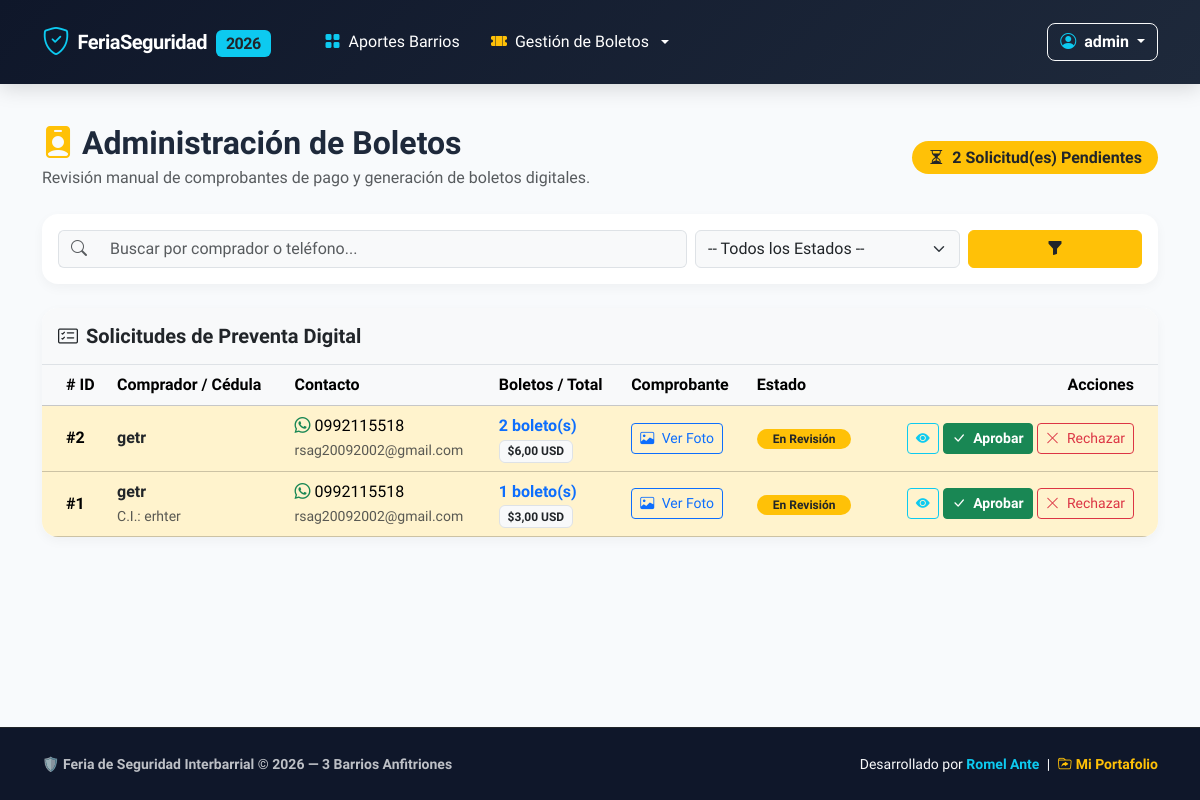
/admin-boletos/ (signed in), run on the app's committed database.
### feria/models.py (models this page shows, shortened)
class SolicitudBoleto(models.Model):
    ESTADO_CHOICES = [
        ('pendiente', 'En Revisión (Comprobante Subido)'),
        ('confirmado', 'Aprobado / Confirmado'),
        ('rechazado', 'Rechazado'),
    ]
    nombre_comprador = models.CharField(max_length=150, verbose_name="Nombre Completo")
    cedula = models.CharField(max_length=20, verbose_name="Cédula / Identificación", blank=True, default='')
    telefono = models.CharField(max_length=50, verbose_name="Teléfono WhatsApp")
    email = models.EmailField(blank=True, verbose_name="Correo Electrónico")
    cantidad = models.PositiveIntegerField(default=1, verbose_name="Cantidad de Boletos")
    precio_unitario = models.DecimalField(max_digits=6, decimal_places=2, default=3.00, verbose_name="Precio Unitario ($)")
    total = models.DecimalField(max_digits=8, decimal_places=2, verbose_name="Total ($)")
    comprobante = models.ImageField(upload_to='comprobantes/', verbose_name="Comprobante de Pago")
    numero_comprobante = models.CharField(max_length=100, blank=True, null=True, verbose_name="Nro. de Comprobante / Referencia")
    estado = models.CharField(max_length=20, choices=ESTADO_CHOICES, default='pendiente', verbose_name="Estado")
    notas_admin = models.TextField(blank=True, verbose_name="Notas del Administrador")
    fecha_solicitud = models.DateTimeField(auto_now_add=True, verbose_name="Fecha de Solicitud")
    fecha_respuesta = models.DateTimeField(null=True, blank=True, verbose_name="Fecha de Respuesta")
    class Meta:
        verbose_name = "Solicitud de Boleto Digital"
        verbose_name_plural = "Solicitudes de Boletos Digitales"
        ordering = ['-fecha_solicitud']
    def get_whatsapp_link(self, request=None):
        import urllib.parse
        phone_digits = ''.join(filter(str.isdigit, self.telefono))
        if phone_digits.startswith('0'):
            phone_digits = '593' + phone_digits[1:]
        elif not phone_digits.startswith('593') and len(phone_digits) == 9:
            phone_digits = '593' + phone_digits
        if request:
            url_detalle = request.build_absolute_uri(f"/preventa/{self.pk}/detalle/")
        else:
            url_detalle = f"/preventa/{self.pk}/detalle/"
        mensaje = (
            f"¡Hola {self.nombre_comprador}! 👋🏼\n\n"
            f"Tu pago para la Feria ha sido *APROBADO* exitosamente. 🎉\n\n"
            f"🎟️ *Detalle de tu compra:*\n"
            f"• Solicitud #{self.id}\n"
            f"• Boletos: {self.cantidad}\n"
            f"• Total: ${self.total} USD\n\n"
            f"📲 *Accede a tus boletos digitales con Código QR aquí:*\n"
            f"{url_detalle}\n\n"
            f"¡Presenta el código QR en la entrada el día de la feria! 🎪"
        )
        return f"https://api.whatsapp.com/send?phone={phone_digits}&text={urllib.parse.quote(mensaje)}"

### feria/views.py (the view, shortened to what this page needs)
# urls.py: path('admin-boletos/', views.admin_boletos, name='admin_boletos'),
@login_required(login_url='login')
def admin_boletos(request):
    query = request.GET.get('q', '').strip()
    estado_filter = request.GET.get('estado', '').strip()
    solicitudes = SolicitudBoleto.objects.all()
    if estado_filter:
        solicitudes = solicitudes.filter(estado=estado_filter)
    boletos_digitales = BoletoDigital.objects.all()
    if query:
        boletos_digitales = boletos_digitales.filter(
            Q(codigo_unico__icontains=query) |
            Q(nombre_comprador__icontains=query)
        )
    for sol in solicitudes:
        sol.wa_link = sol.get_whatsapp_link(request)
    context = {
        'solicitudes': solicitudes,
        'boletos_digitales': boletos_digitales,
        'query': query,
        'estado_filter': estado_filter,
        'pendientes_count': SolicitudBoleto.objects.filter(estado='pendiente').count(),
    }
    return render(request, 'feria/admin_boletos.html', context)

### feria/templates/feria/admin_boletos.html (shortened to what this page needs)
{% extends 'feria/base.html' %}
{% block content %}
<div class="container">
    <div class="d-flex flex-column flex-md-row justify-content-between align-items-md-center gap-3 mb-4">
        <div>
            <h2 class="fw-bold mb-1"><i class="bi bi-person-badge-fill text-warning me-2"></i>Administración de Boletos</h2>
            <p class="text-muted mb-0">Revisión manual de comprobantes de pago y generación de boletos digitales.</p>
        </div>
        <div>
            <span class="badge bg-warning text-dark fs-6 px-3 py-2 rounded-pill">
                <i class="bi bi-hourglass-split me-1"></i> {{ pendientes_count }} Solicitud(es) Pendientes
            </span>
        </div>
    </div>
    <div class="card card-custom p-3 mb-4 bg-white">
        <form method="GET" action="{% url 'admin_boletos' %}" class="row g-2 align-items-center">
            <div class="col-md-7">
                <div class="input-group">
                    <span class="input-group-text bg-light border-end-0"><i class="bi bi-search text-muted"></i></span>
                    <input type="text" name="q" value="{{ query }}" class="form-control bg-light border-start-0" placeholder="Buscar por comprador o teléfono...">
                </div>
            </div>
            <div class="col-md-3">
                <select name="estado" class="form-select bg-light">
                    <option value="">-- Todos los Estados --</option>
                </select>
            </div>
            <div class="col-md-2 d-flex gap-1">
                <button type="submit" class="btn btn-warning text-dark w-100 fw-bold"><i class="bi bi-funnel-fill"></i></button>
            </div>
        </form>
    </div>
    <div class="card card-custom bg-white overflow-hidden mb-5">
        <div class="card-header bg-light py-3 border-bottom d-flex justify-content-between align-items-center">
            <h5 class="fw-bold mb-0 text-dark"><i class="bi bi-card-checklist me-2"></i>Solicitudes de Preventa Digital</h5>
        </div>
        <div class="table-responsive">
            <table class="table table-hover align-middle mb-0">
                <thead class="table-light">
                    <tr>
                        <th class="ps-4"># ID</th>
                        <th>Comprador / Cédula</th>
                        <th>Contacto</th>
                        <th>Boletos / Total</th>
                        <th>Comprobante</th>
                        <th>Estado</th>
                        <th class="text-end pe-4">Acciones</th>
                    </tr>
                </thead>
                <tbody>
                    {% for sol in solicitudes %}
                        <tr class="{% if sol.estado == 'pendiente' %}table-warning table-opacity-25{% endif %}">
                            <td class="ps-4 fw-bold">#{{ sol.id }}</td>
                            <td>
                                <div class="fw-bold text-dark">{{ sol.nombre_comprador }}</div>
                                {% if sol.cedula %}<small class="text-muted">C.I.: {{ sol.cedula }}</small>{% endif %}
                            </td>
                            <td>
                                <div><i class="bi bi-whatsapp text-success me-1"></i>{{ sol.telefono }}</div>
                                {% if sol.email %}<small class="text-muted">{{ sol.email }}</small>{% endif %}
                            </td>
                            <td>
                                <div class="fw-bold text-primary">{{ sol.cantidad }} boleto(s)</div>
                                <span class="badge bg-light text-dark border">${{ sol.total }} USD</span>
                            </td>
                            <td>
                                {% if sol.comprobante %}
                                    <button class="btn btn-sm btn-outline-primary" data-bs-toggle="modal" data-bs-target="#modalComprobante{{ sol.pk }}">
                                        <i class="bi bi-image me-1"></i> Ver Foto
                                    </button>
                                {% else %}
                                    <span class="text-muted small">Sin archivo</span>
                                {% endif %}
                            </td>
                            <td>
                                {% if sol.estado == 'pendiente' %}
                                    <span class="badge bg-warning text-dark px-3 py-1 rounded-pill">En Revisión</span>
                                {% elif sol.estado == 'confirmado' %}
                                    <span class="badge bg-success px-3 py-1 rounded-pill">Aprobado</span>
                                {% else %}
                                    <span class="badge bg-danger px-3 py-1 rounded-pill">Rechazado</span>
                                {% endif %}
                            </td>
                            <td class="text-end pe-4">
                                <div class="d-flex justify-content-end gap-1">
                                    <a href="{% url 'solicitud_detalle_publico' sol.pk %}" class="btn btn-sm btn-outline-info" title="Ver detalle / Boletos">
                                        <i class="bi bi-eye-fill"></i>
                                    </a>
                                    {% if sol.estado == 'pendiente' or sol.estado == 'rechazado' %}
                                        <button class="btn btn-sm btn-success fw-bold" data-bs-toggle="modal" data-bs-target="#modalAprobar{{ sol.pk }}">
                                            <i class="bi bi-check-lg me-1"></i> Aprobar
                                        </button>
                                    {% endif %}
                                    {% if sol.estado == 'pendiente' %}
                                        <button class="btn btn-sm btn-outline-danger" data-bs-toggle="modal" data-bs-target="#modalRechazar{{ sol.pk }}">
                                            <i class="bi bi-x-lg me-1"></i> Rechazar
                                        </button>
                                    {% endif %}
                                </div>
                            </td>
                        </tr>
                    {% endfor %}
                </tbody>
            </table>
        </div>
    </div>
</div>
{% endblock %}

### feria/templates/feria/base.html (shortened to what this page needs)
<!DOCTYPE html>
<html lang="es">
<head>
    <link href="https://cdn.jsdelivr.net/npm/bootstrap@5.3.3/dist/css/bootstrap.min.css" rel="stylesheet">
    <link rel="stylesheet" href="https://cdn.jsdelivr.net/npm/bootstrap-icons@1.11.3/font/bootstrap-icons.min.css">
</head>
<body>
    <nav class="navbar navbar-expand-lg navbar-dark navbar-custom sticky-top py-3">
        <div class="container">
            <a class="navbar-brand text-white d-flex align-items-center gap-2" href="{% url 'index' %}">
                <i class="bi bi-shield-check text-info fs-3"></i>
                <span>FeriaSeguridad <span class="badge bg-info text-dark fs-6 ms-1">2026</span></span>
            </a>
            <div class="collapse navbar-collapse mt-3 mt-lg-0" id="navbarMain">
                <ul class="navbar-nav me-auto mb-3 mb-lg-0 ms-lg-4 gap-1">
                    <li class="nav-item">
                        <a class="nav-link text-white text-opacity-90 d-flex align-items-center gap-2" href="{% url 'aportes_list' %}">
                            <i class="bi bi-grid-fill text-info"></i> <span>Aportes Barrios</span>
                        </a>
                    </li>
                    <li class="nav-item dropdown">
                        <a class="nav-link dropdown-toggle text-white text-opacity-90 d-flex align-items-center gap-2" href="#" id="boletosDropdown" role="button" data-bs-toggle="dropdown" aria-expanded="false">
                            <i class="bi bi-ticket-perforated-fill text-warning"></i> <span>Gestión de Boletos</span>
                        </a>
                    </li>
                </ul>
                <div class="d-flex flex-column flex-lg-row align-items-stretch align-items-lg-center gap-2">
                    {% if user.is_authenticated %}
                        <div class="dropdown w-100 w-lg-auto">
                            <button class="btn btn-outline-light text-white dropdown-toggle fw-semibold rounded-3 w-100" type="button" data-bs-toggle="dropdown">
                                <i class="bi bi-person-circle text-info me-1"></i> {{ user.username }}
                            </button>
                        </div>
                    {% else %}
                        <a href="{% url 'login' %}" class="btn btn-outline-info text-white fw-semibold rounded-3 w-100 w-lg-auto text-center py-2 px-3">
                            <i class="bi bi-box-arrow-in-right me-1"></i> Iniciar Sesión
                        </a>
                    {% endif %}
                </div>
            </div>
        </div>
    </nav>
    <main class="py-4">
        {% block content %}{% endblock %}
    </main>
    <footer class="py-4 text-center text-md-start border-top border-dark">
        <div class="container">
            <div class="row align-items-center g-3">
                <div class="col-md-6 text-center text-md-start">
                    <small class="fw-semibold text-light opacity-75">
                        🛡️ Feria de Seguridad Interbarrial &copy; 2026 — 3 Barrios Anfitriones
                    </small>
                </div>
                <div class="col-md-6 text-center text-md-end">
                    <small class="text-light opacity-90">
                        Desarrollado por <a href="https://romelante-dev.onrender.com/" target="_blank" class="text-info text-decoration-none fw-bold me-1">Romel Ante</a>
                        | <a href="https://github.com/RomelAnte/" target="_blank" class="text-warning text-decoration-none fw-semibold ms-1"><i class="bi bi-folder-symlink me-1"></i>Mi Portafolio</a>
                    </small>
                </div>
            </div>
        </div>
    </footer>
</body>
</html>

### feria/templates/feria/base.html (style rules this page uses)
:root { --brand-primary: #2563eb; --brand-dark: #0f172a; --brand-accent: #06b6d4; --bg-light: #f8fafc; }
body { font-family: 'Plus Jakarta Sans', -apple-system, BlinkMacSystemFont, "Segoe UI", Roboto, sans-serif; background-color: var(--bg-light); color: #1e293b; min-height: 100vh; display: flex; flex-direction: column; }
.navbar-custom { background: linear-gradient(135deg, #0f172a 0%, #1e293b 100%); box-shadow: 0 4px 20px rgba(0, 0, 0, 0.15); }
.navbar-brand { font-weight: 800; letter-spacing: -0.5px; }
.nav-link { font-weight: 500; border-radius: 8px; padding: 0.5rem 0.85rem !important; transition: all 0.2s ease; }
.card-custom { border: none; border-radius: 16px; box-shadow: 0 4px 12px rgba(0, 0, 0, 0.04); transition: transform 0.2s ease, box-shadow 0.2s ease; }
footer { margin-top: auto; background-color: #0f172a; color: #94a3b8; }

### data on the page
SolicitudBoleto: id "2", nombre_comprador "getr", telefono "0992115518", email "rsag20092002@gmail.com", cantidad "2", total "6,00", estado "En Revisión"
SolicitudBoleto: id "1", nombre_comprador "getr", cedula "erhter", telefono "0992115518", email "rsag20092002@gmail.com", cantidad "1", total "3,00", estado "En Revisión"

### other printed values
{{ user.username }} "admin"
{{ pendientes_count }} "2"
